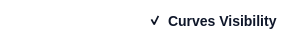
                 <widget class="QFrame" name="pyqt5_frame_toolbar_graphcontent_3">
                  <property name="minimumSize">
                   <size>
                    <width>0</width>
                    <height>30</height>
                   </size>
                  </property>
                  <property name="maximumSize">
                   <size>
                    <width>16777215</width>
                    <height>40</height>
                   </size>
                  </property>
                  <property name="styleSheet">
                   <string notr="true">border: none;
background: #FFFFFF;
</string>
                  </property>
                  <property name="frameShape">
                   <enum>QFrame::StyledPanel</enum>
                  </property>
                  <property name="frameShadow">
                   <enum>QFrame::Raised</enum>
                  </property>
                  <layout class="QHBoxLayout" name="horizontalLayout_13">
                   <property name="spacing">
                    <number>2</number>
                   </property>
                   <property name="leftMargin">
                    <number>5</number>
                   </property>
                   <property name="topMargin">
                    <number>5</number>
                   </property>
                   <property name="rightMargin">
                    <number>5</number>
                   </property>
                   <property name="bottomMargin">
                    <number>5</number>
                   </property>
                   <item>
                    <widget class="QPushButton" name="pyqt5_button_curves_add">
                     <property name="minimumSize">
                      <size>
                       <width>31</width>
                       <height>31</height>
                      </size>
                     </property>
                     <property name="maximumSize">
                      <size>
                       <width>31</width>
                       <height>31</height>
                      </size>
                     </property>
                     <property name="font">
                      <font>
                       <family>Segoe UI</family>
                       <pointsize>-1</pointsize>
                       <weight>62</weight>
                       <italic>false</italic>
                       <bold>true</bold>
                      </font>
                     </property>
                     <property name="toolTip">
                      <string>&lt;html&gt;&lt;head/&gt;&lt;body&gt;&lt;p&gt;Add new curve&lt;/p&gt;&lt;/body&gt;&lt;/html&gt;</string>
                     </property>
                     <property name="styleSheet">
                      <string notr="true">/* Default State */
QPushButton {
    border: none;
	background: transparent;  /* Ghost button with no background */
    color: #0F172A;  /* Text color */
    border-radius: 6px;  /* Rounded corners */
    font-family: 'Segoe UI', sans-serif;  /* Font family */
    font-style: normal;  /* Font style */
    font-weight: 500;  /* Font weight */
    font-size: 14px;  /* Font size */
    line-height: 24px;  /* Line height */ 
	padding: 4px;
	image: url(:/ui/qt/resources/buttons/add_circle_icon.png);
}

/* Hover State */
QPushButton:hover {
    background: #F1F5F9;  /* slate/100 */
    color: #0F172A;  /* Text color */
	image: url(:/ui/qt/resources/buttons/add_circle_icon.png);
}

/* Pressed State */
QPushButton:pressed {
    background: #DEE8F2;  /* Pressed background color */
    color: #0F172A;  /* Text color */
	image: url(:/ui/qt/resources/buttons/add_circle_icon.png);
}</string>
                     </property>
                     <property name="text">
                      <string/>
                     </property>
                    </widget>
                   </item>
                   <item>
                    <widget class="QPushButton" name="pyqt5_button_curve_load">
                     <property name="minimumSize">
                      <size>
                       <width>30</width>
                       <height>31</height>
                      </size>
                     </property>
                     <property name="maximumSize">
                      <size>
                       <width>31</width>
                       <height>31</height>
                      </size>
                     </property>
                     <property name="font">
                      <font>
                       <family>Segoe UI</family>
                       <pointsize>-1</pointsize>
                       <weight>62</weight>
                       <italic>false</italic>
                       <bold>true</bold>
                      </font>
                     </property>
                     <property name="toolTip">
                      <string>&lt;html&gt;&lt;head/&gt;&lt;body&gt;&lt;p&gt;&lt;span style=&quot; font-size:10pt;&quot;&gt;Load curve from file&lt;/span&gt;&lt;/p&gt;&lt;/body&gt;&lt;/html&gt;</string>
                     </property>
                     <property name="styleSheet">
                      <string notr="true">/* Default State */
QPushButton {
    border: none;
	background: transparent;  /* Ghost button with no background */
    color: #0F172A;  /* Text color */
    border-radius: 6px;  /* Rounded corners */
    font-family: 'Segoe UI', sans-serif;  /* Font family */
    font-style: normal;  /* Font style */
    font-weight: 500;  /* Font weight */
    font-size: 14px;  /* Font size */
    line-height: 24px;  /* Line height */ 
	padding: 4px;
	image: url(:/ui/qt/resources/buttons/load_icon.png);
}

/* Hover State */
QPushButton:hover {
    background: #F1F5F9;  /* slate/100 */
    color: #0F172A;  /* Text color */
	image: url(:/ui/qt/resources/buttons/load_icon.png);
}

/* Pressed State */
QPushButton:pressed {
    background: #DEE8F2;  /* Pressed background color */
    color: #0F172A;  /* Text color */
	image: url(:/ui/qt/resources/buttons/load_icon.png);
}</string>
                     </property>
                     <property name="text">
                      <string/>
                     </property>
                    </widget>
                   </item>
                   <item>
                    <widget class="QPushButton" name="pyqt5_button_cruves_load_cloud">
                     <property name="minimumSize">
                      <size>
                       <width>30</width>
                       <height>31</height>
                      </size>
                     </property>
                     <property name="maximumSize">
                      <size>
                       <width>31</width>
                       <height>31</height>
                      </size>
                     </property>
                     <property name="font">
                      <font>
                       <family>Segoe UI</family>
                       <pointsize>-1</pointsize>
                       <weight>62</weight>
                       <italic>false</italic>
                       <bold>true</bold>
                      </font>
                     </property>
                     <property name="toolTip">
                      <string>&lt;html&gt;&lt;head/&gt;&lt;body&gt;&lt;p&gt;&lt;span style=&quot; font-size:10pt;&quot;&gt;Load curve from cloud&lt;/span&gt;&lt;/p&gt;&lt;/body&gt;&lt;/html&gt;</string>
                     </property>
                     <property name="styleSheet">
                      <string notr="true">/* Default State */
QPushButton {
    border: none;
	background: transparent;  /* Ghost button with no background */
    color: #0F172A;  /* Text color */
    border-radius: 6px;  /* Rounded corners */
    font-family: 'Segoe UI', sans-serif;  /* Font family */
    font-style: normal;  /* Font style */
    font-weight: 500;  /* Font weight */
    font-size: 14px;  /* Font size */
    line-height: 24px;  /* Line height */ 
	padding: 4px;
	image: url(:/ui/qt/resources/buttons/cloud_icon.png);
}

/* Hover State */
QPushButton:hover {
    background: #F1F5F9;  /* slate/100 */
    color: #0F172A;  /* Text color */
	image: url(:/ui/qt/resources/buttons/cloud_icon.png);
}

/* Pressed State */
QPushButton:pressed {
    background: #DEE8F2;  /* Pressed background color */
    color: #0F172A;  /* Text color */
	image: url(:/ui/qt/resources/buttons/cloud_icon.png);
}</string>
                     </property>
                     <property name="text">
                      <string/>
                     </property>
                    </widget>
                   </item>
                   <item>
                    <spacer name="horizontalSpacer_2">
                     <property name="orientation">
                      <enum>Qt::Horizontal</enum>
                     </property>
                     <property name="sizeHint" stdset="0">
                      <size>
                       <width>40</width>
                       <height>20</height>
                      </size>
                     </property>
                    </spacer>
                   </item>
                   <item>
                    <widget class="QCheckBox" name="pyqt5_checkbox_curves_visibility">
                     <property name="sizePolicy">
                      <sizepolicy hsizetype="Expanding" vsizetype="Expanding">
                       <horstretch>0</horstretch>
                       <verstretch>0</verstretch>
                      </sizepolicy>
                     </property>
                     <property name="minimumSize">
                      <size>
                       <width>31</width>
                       <height>31</height>
                      </size>
                     </property>
                     <property name="maximumSize">
                      <size>
                       <width>150</width>
                       <height>31</height>
                      </size>
                     </property>
                     <property name="styleSheet">
                      <string notr="true">/* Default State */
QCheckBox {
    border: none;    
	background: transparent;  /* Ghost button with no background */
    color: #0F172A;  /* Text color */
    border-radius: 6px;  /* Rounded corners */
    font-family: 'Segoe UI', sans-serif;  /* Font family */
    font-style: normal;  /* Font style */
    font-weight: 500;  /* Font weight */
    font-size: 14px;  /* Font size */
    line-height: 24px;  /* Line height */
	padding: 4px;	
}

QCheckBox:hover {
    /* Your styles for hover state */
	 background: #F1F5F9;  /* slate/100 */

}

QCheckBox:pressed {
    /* Your styles for pressed state */
	background: #DEE8F2;  /* Pressed background color */

}

QCheckBox::indicator:checked {
    /* Your styles for checked state */
	image: url(:/ui/qt/resources/checkbox/visible_icon.png);
}

QCheckBox::indicator:unchecked {
    /* Your styles for checked state */
	image: url(:/ui/qt/resources/checkbox/hiden_icon.png);
}

QCheckBox:focused {
    border: none;
}

</string>
                     </property>
                     <property name="text">
                      <string>Curves Visibility</string>
                     </property>
                     <property name="checked">
                      <bool>true</bool>
                     </property>
                    </widget>
                   </item>
                  </layout>
                 </widget>
